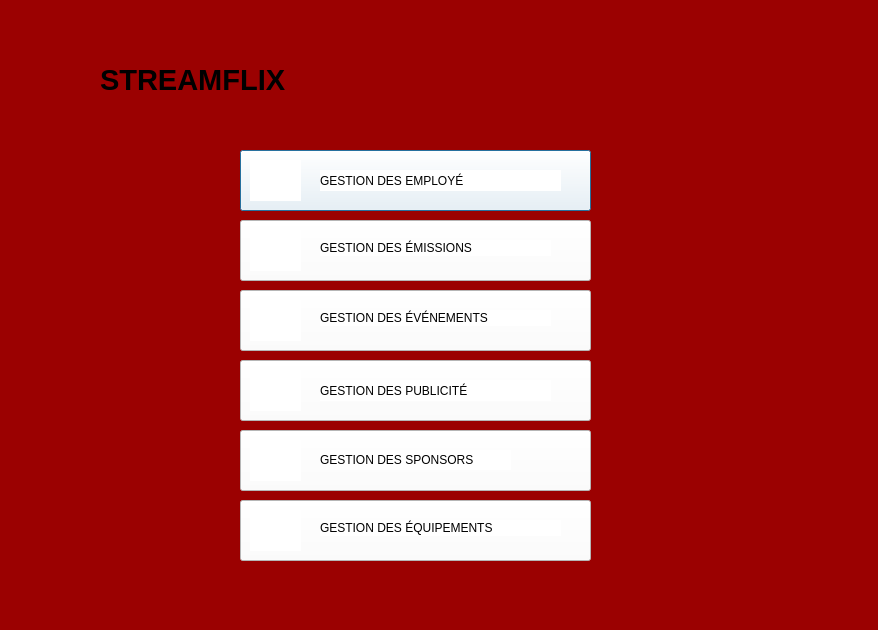
<?xml version="1.0" encoding="UTF-8"?>
<ui version="4.0">
 <class>Menu</class>
 <widget class="QDialog" name="Menu">
  <property name="geometry">
   <rect>
    <x>0</x>
    <y>0</y>
    <width>878</width>
    <height>630</height>
   </rect>
  </property>
  <property name="windowTitle">
   <string>Menu</string>
  </property>
  <property name="styleSheet">
   <string notr="true">background-color: rgb(155, 1, 1);</string>
  </property>
  <widget class="QLabel" name="label_40">
   <property name="geometry">
    <rect>
     <x>30</x>
     <y>40</y>
     <width>71</width>
     <height>71</height>
    </rect>
   </property>
   <property name="styleSheet">
    <string notr="true">image: url(:/new/prefix1/Logo.png);
background-color: rgb(155, 1, 1);</string>
   </property>
   <property name="text">
    <string/>
   </property>
  </widget>
  <widget class="QLabel" name="label_44">
   <property name="geometry">
    <rect>
     <x>100</x>
     <y>50</y>
     <width>331</width>
     <height>61</height>
    </rect>
   </property>
   <property name="styleSheet">
    <string notr="true">background-color: rgb(155, 1, 1);
font: 19pt &quot;Sitka&quot;;</string>
   </property>
   <property name="text">
    <string>&lt;html&gt;&lt;head/&gt;&lt;body&gt;&lt;p&gt;&lt;span style=&quot; font-size:22pt; font-weight:600;&quot;&gt;STREAMFLIX&lt;/span&gt;&lt;/p&gt;&lt;/body&gt;&lt;/html&gt;</string>
   </property>
  </widget>
  <widget class="QPushButton" name="pushButtonEmployee">
   <property name="geometry">
    <rect>
     <x>240</x>
     <y>150</y>
     <width>351</width>
     <height>61</height>
    </rect>
   </property>
   <property name="styleSheet">
    <string notr="true">background-color: rgb(255, 255, 255);</string>
   </property>
   <property name="text">
    <string/>
   </property>
  </widget>
  <widget class="QPushButton" name="pushButtonEmission">
   <property name="geometry">
    <rect>
     <x>240</x>
     <y>220</y>
     <width>351</width>
     <height>61</height>
    </rect>
   </property>
   <property name="styleSheet">
    <string notr="true">background-color: rgb(255, 255, 255);</string>
   </property>
   <property name="text">
    <string/>
   </property>
  </widget>
  <widget class="QPushButton" name="pushButtonEvenement">
   <property name="geometry">
    <rect>
     <x>240</x>
     <y>290</y>
     <width>351</width>
     <height>61</height>
    </rect>
   </property>
   <property name="styleSheet">
    <string notr="true">background-color: rgb(255, 255, 255);</string>
   </property>
   <property name="text">
    <string/>
   </property>
  </widget>
  <widget class="QPushButton" name="pushButtonPublicite">
   <property name="geometry">
    <rect>
     <x>240</x>
     <y>360</y>
     <width>351</width>
     <height>61</height>
    </rect>
   </property>
   <property name="styleSheet">
    <string notr="true">background-color: rgb(255, 255, 255);</string>
   </property>
   <property name="text">
    <string/>
   </property>
  </widget>
  <widget class="QPushButton" name="pushButtonSponsors">
   <property name="geometry">
    <rect>
     <x>240</x>
     <y>430</y>
     <width>351</width>
     <height>61</height>
    </rect>
   </property>
   <property name="styleSheet">
    <string notr="true">background-color: rgb(255, 255, 255);</string>
   </property>
   <property name="text">
    <string/>
   </property>
  </widget>
  <widget class="QPushButton" name="pushButtonEquipement">
   <property name="geometry">
    <rect>
     <x>240</x>
     <y>500</y>
     <width>351</width>
     <height>61</height>
    </rect>
   </property>
   <property name="styleSheet">
    <string notr="true">background-color: rgb(255, 255, 255);</string>
   </property>
   <property name="text">
    <string/>
   </property>
  </widget>
  <widget class="QLabel" name="label_18">
   <property name="geometry">
    <rect>
     <x>250</x>
     <y>300</y>
     <width>51</width>
     <height>41</height>
    </rect>
   </property>
   <property name="styleSheet">
    <string notr="true">background-color: rgb(255, 255, 255);
image: url(:/new/prefix1/u2.png);</string>
   </property>
   <property name="text">
    <string/>
   </property>
  </widget>
  <widget class="QLabel" name="label_19">
   <property name="geometry">
    <rect>
     <x>250</x>
     <y>370</y>
     <width>51</width>
     <height>41</height>
    </rect>
   </property>
   <property name="styleSheet">
    <string notr="true">background-color: rgb(255, 255, 255);
image: url(:/new/prefix1/u6.png);</string>
   </property>
   <property name="text">
    <string/>
   </property>
  </widget>
  <widget class="QLabel" name="label_3">
   <property name="geometry">
    <rect>
     <x>320</x>
     <y>240</y>
     <width>231</width>
     <height>16</height>
    </rect>
   </property>
   <property name="styleSheet">
    <string notr="true">font: 9pt &quot;Sitka&quot;;
background-color: rgb(255, 255, 255);</string>
   </property>
   <property name="text">
    <string>GESTION DES ÉMISSIONS </string>
   </property>
  </widget>
  <widget class="QLabel" name="label_15">
   <property name="geometry">
    <rect>
     <x>250</x>
     <y>510</y>
     <width>51</width>
     <height>41</height>
    </rect>
   </property>
   <property name="styleSheet">
    <string notr="true">background-color: rgb(255, 255, 255);
image: url(:/new/prefix1/u4.png);</string>
   </property>
   <property name="text">
    <string/>
   </property>
  </widget>
  <widget class="QLabel" name="label_14">
   <property name="geometry">
    <rect>
     <x>250</x>
     <y>230</y>
     <width>51</width>
     <height>41</height>
    </rect>
   </property>
   <property name="styleSheet">
    <string notr="true">background-color: rgb(255, 255, 255);
image: url(:/new/prefix1/u3.png);</string>
   </property>
   <property name="text">
    <string/>
   </property>
  </widget>
  <widget class="QLabel" name="label_2">
   <property name="geometry">
    <rect>
     <x>320</x>
     <y>170</y>
     <width>241</width>
     <height>21</height>
    </rect>
   </property>
   <property name="styleSheet">
    <string notr="true">font: 9pt &quot;Sitka&quot;;
background-color: rgb(255, 255, 255);</string>
   </property>
   <property name="text">
    <string>GESTION DES EMPLOYÉ</string>
   </property>
  </widget>
  <widget class="QLabel" name="label_17">
   <property name="geometry">
    <rect>
     <x>250</x>
     <y>440</y>
     <width>51</width>
     <height>41</height>
    </rect>
   </property>
   <property name="styleSheet">
    <string notr="true">background-color: rgb(255, 255, 255);
image: url(:/new/prefix1/u5.png);</string>
   </property>
   <property name="text">
    <string/>
   </property>
  </widget>
  <widget class="QLabel" name="label_6">
   <property name="geometry">
    <rect>
     <x>320</x>
     <y>450</y>
     <width>191</width>
     <height>20</height>
    </rect>
   </property>
   <property name="styleSheet">
    <string notr="true">background-color: rgb(255, 255, 255);
font: 9pt &quot;Sitka&quot;;</string>
   </property>
   <property name="text">
    <string>GESTION DES SPONSORS </string>
   </property>
  </widget>
  <widget class="QLabel" name="label_7">
   <property name="geometry">
    <rect>
     <x>320</x>
     <y>520</y>
     <width>241</width>
     <height>16</height>
    </rect>
   </property>
   <property name="styleSheet">
    <string notr="true">background-color: rgb(255, 255, 255);
font: 9pt &quot;Sitka&quot;;</string>
   </property>
   <property name="text">
    <string>GESTION DES ÉQUIPEMENTS</string>
   </property>
  </widget>
  <widget class="QLabel" name="label_4">
   <property name="geometry">
    <rect>
     <x>320</x>
     <y>310</y>
     <width>231</width>
     <height>16</height>
    </rect>
   </property>
   <property name="styleSheet">
    <string notr="true">background-color: rgb(255, 255, 255);
font: 9pt &quot;Sitka&quot;;</string>
   </property>
   <property name="text">
    <string>GESTION DES ÉVÉNEMENTS</string>
   </property>
  </widget>
  <widget class="QLabel" name="label_12">
   <property name="geometry">
    <rect>
     <x>250</x>
     <y>160</y>
     <width>51</width>
     <height>41</height>
    </rect>
   </property>
   <property name="styleSheet">
    <string notr="true">background-color: rgb(255, 255, 255);
image: url(:/new/prefix1/u1.png);</string>
   </property>
   <property name="text">
    <string/>
   </property>
  </widget>
  <widget class="QLabel" name="label_5">
   <property name="geometry">
    <rect>
     <x>320</x>
     <y>380</y>
     <width>231</width>
     <height>21</height>
    </rect>
   </property>
   <property name="styleSheet">
    <string notr="true">background-color: rgb(255, 255, 255);
font: 9pt &quot;Sitka&quot;;</string>
   </property>
   <property name="text">
    <string>GESTION DES PUBLICITÉ</string>
   </property>
  </widget>
 </widget>
 <resources/>
 <connections/>
</ui>
